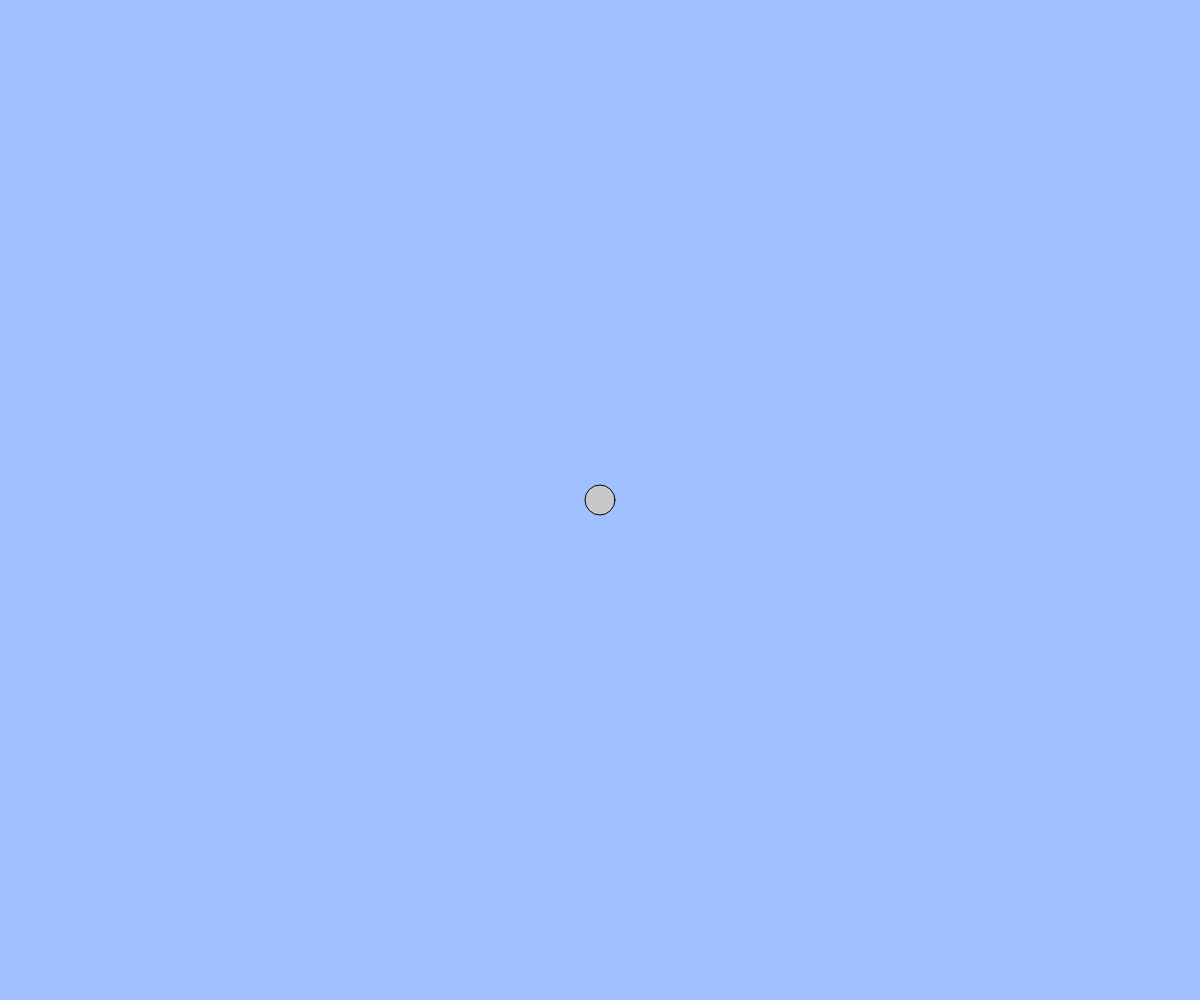
Frame 1 (no input)
Frame 60 (no input): identical to frame 1, image omitted
Frame 120 (the mouse pressed at the canvas centre since frame 60): identical to frame 1, image omitted

The p5.js sketch that drew this single still picture (run headless with seeded random() and noise() and a simulated clock; from frame 60 on, the mouse is pressed at the canvas centre):

// p5.js sketch
// ── sketch.js
// テキスト「インタラクティブなアニメーション」
let x, y, vx, vy;
let grabbed; // 円をつかんでいるかどうかを記憶するために使う変数

function setup(){
  createCanvas(windowWidth, windowHeight);
  x = width / 2;
  y = height / 2;
  vx = 0;
  vy = 0;
  grabbed = false;
}


function draw(){
  background(160, 192, 255);
  fill(200);
  text('h', x,y);
  ellipse(x, y, 30);
  if(!grabbed){ // つかんでいないときだけアニメーションさせる
    x += vx;
    y += vy;
    if(x < 0 || x > width){ vx = -0.8 * vx; }
    if(y < 0 || y > height){ vy = -0.8 * vy; }
    x = constrain(x, 0, width);
    y = constrain(y, 0, height);
  }
}

function keyPressed(){
  if(key == " "){　// スペースキーを押したらリセット
    x = width / 2;
    y = height / 2;
    vx = 0;
    vy = 0;
    grabbed = false;
  }
}

function mousePressed(){
  grabbed = dist(mouseX, mouseY, x, y) < 30; // distは２点の距離を求める関数
}

function mouseDragged(){
  if(grabbed){
    x = mouseX;
    y = mouseY;
  }
}

function mouseReleased(){
  if(grabbed){
    grabbed = false;
    vx = mouseX - pmouseX;
    vy = mouseY - pmouseY;
  }
}

function windowResized(){
  resizeCanvas(windowWidth, windowHeight);
}
